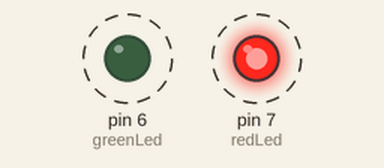
Simulated run of this sketch. Board: Arduino Uno, built with avr-gcc and run on an emulated ATmega328P. Shown: output pins drawn as LEDs (lit = HIGH). Dashed ring = blinking.

Above: at 0.5 s.
Timing chart, 0 to 4.6 s (numbered marks = the images above):
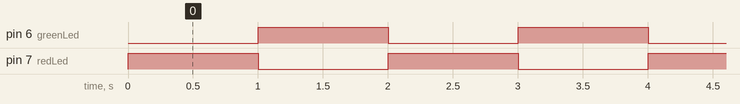

The sketch:

AlternateLeds.ino
```cpp
#define greenLed 6
#define redLed 7

void setup(){
  Serial.begin(9600);
  pinMode(greenLed, OUTPUT);
  pinMode(redLed, OUTPUT);
}

void loop(){
  lightRed();
  delay(1000);
  lightGreen();
  delay(1000);
}

void lightRed(){
  digitalWrite(greenLed, LOW);
  digitalWrite(redLed, HIGH);
}

void lightGreen(){
  digitalWrite(redLed, LOW);
  digitalWrite(greenLed, HIGH);
}
```

Measured:
- by itself, pin 6 (greenLed), pin 7 (redLed): alternates HIGH for 1.0 s and LOW for 1.0 s
